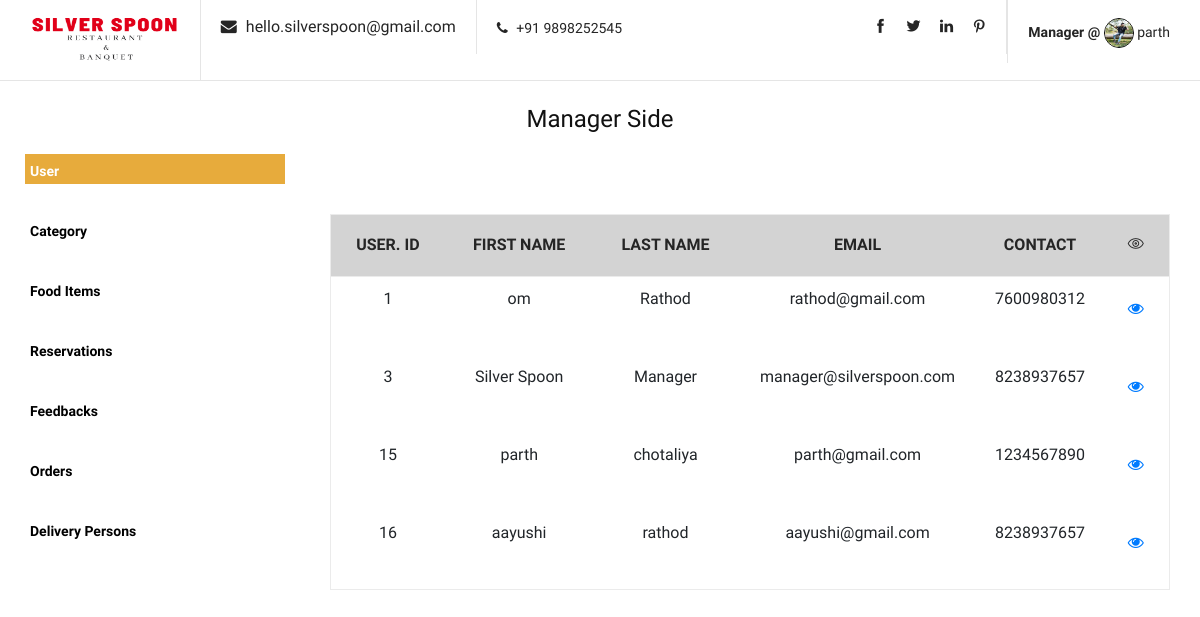
Screenshot of /user/ (signed in) with the database file from the repository.
### myapp/models.py (models this page shows, shortened)
class User(models.Model):
    USER_TYPE_CHOICES = [
        ('customer', 'customer'),
        ('manager', 'manager'),
    ]
    user_type = models.CharField(max_length=10, choices=USER_TYPE_CHOICES,default='customer')
    fname=models.CharField(max_length=100)
    lname=models.CharField(max_length=90,default='')
    email=models.EmailField()
    mobile=models.PositiveIntegerField()
    address=models.TextField()
    city=models.CharField(max_length=100)
    state=models.CharField(max_length=50)
    pincode=models.PositiveIntegerField()
    password=models.CharField(max_length=12)
    profile_pic=models.ImageField(upload_to="profile_pic/")

### myapp/views.py (the view)
# urls.py: path('user/',views.user,name='user'),
def user(request):
	user = User.objects.all()
	return render(request, 'manager/user.html',{'user':user})

### myapp/templates/manager/user.html (shortened to what this page needs)
{% extends 'manager/base.html' %}
{% block content %}
 <section class="shopping-cart spad">
    <div class="container">
        <div class="row">
            <div class="col-lg-12">
                <div class="cart-table">
                    <table>
                        <thead>
                            <tr style="background-color: lightgray">
                                <th>USER. ID</th>
                                <th>First Name</th>
                                <th>Last Name</th>
                                <th>Email</th>
                                <th>Contact</th>
                                <th><i class="ti-eye"></i></th>
                            </tr>
                        </thead>
                        <tbody>
                            {% if user %}
                            {% for user in user %}
                            <tr>
                                <td>{{ user.id }}</td>
                                <td>{{ user.fname }}</td>
                                <td>{{ user.lname }}</td>
                                <td>{{ user.email }}</td>
                                <td>{{ user.mobile }}</td>
                                <td class="close-td first-row"><a href="{% url 'show_user_details' pk=user.pk %}"><i class="fa fa-eye"></i></a></td>
                            </tr>
                            {% endfor %}
                            {% else %}
                            <b><h4>Users Not FOund.</b></h4><br>
                        {% endif %}
                        </tbody>
                    </table>
                </div>
            </div>
        </div>
    </div>
</section>
    {% endblock %}

### myapp/templates/manager/base.html (shortened to what this page needs)
{% load static %}
<!DOCTYPE html>
<html lang="zxx">
<head>
    <link href='https://unpkg.com/css.gg@2.0.0/icons/css/dark-mode.css' rel='stylesheet'>
    <link rel="stylesheet" href="{% static 'css/bootstrap.min.css' %}" type="text/css">
    <link rel="stylesheet" href="{% static 'css/font-awesome.min.css' %}" type="text/css">
    <link rel="stylesheet" href="{% static 'css/themify-icons.css' %}" type="text/css">
    <link rel="stylesheet" href="{% static 'css/elegant-icons.css' %}" type="text/css">
    <link rel="stylesheet" href="{% static 'css/owl.carousel.min.css' %}" type="text/css">
    <link rel="stylesheet" href="{% static 'css/nice-select.css' %}" type="text/css">
    <link rel="stylesheet" href="{% static 'css/jquery-ui.min.css' %}" type="text/css">
    <link rel="stylesheet" href="{% static 'css/slicknav.min.css' %}" type="text/css">
    <link rel="stylesheet" href="{% static 'css/style.css' %}" type="text/css">
</head>
<body>
<header class="header-section">
    <div class="header-top">
        <div class="container">
            <div class="ht-left">
                <div class="mail-service">
                    <a href="./index.html">
                        <img src="/static/img/new-logo.png" alt="" height="50px" width="150px">
                    </a>
                </div>
                <div class="mail-service">
                    &nbsp;&nbsp;&nbsp;&nbsp; <i class=" fa fa-envelope"></i>
                    hello.silverspoon@gmail.com
                </div>
                <div class="phone-service">
                    <i class=" fa fa-phone"></i>
                    +91 9898252545
                </div>
            </div>
            <div class="ht-right">
                {% if request.session.email %}
                <div class="login-panel">
                <div class="dropdown">
                   <b> Manager @</b>
                      <img src="{{request.session.profile_pic}}" width="30px" height="30px" style="border-radius: 50%; border: 0.7px solid black;">
                      {{request.session.fname}}
                  </div>
                </div>
                {% else %}
                <a href="{% url 'login' %}" class="login-panel"><i class="fa fa-user"></i>Login</a>
                {% endif %}
                <div class="top-social">
                    <a href="#"><i class="ti-facebook"></i></a>
                    <a href="#"><i class="ti-twitter-alt"></i></a>
                    <a href="#"><i class="ti-linkedin"></i></a>
                    <a href="#"><i class="ti-pinterest"></i></a>
                </div>
            </div>
        </div>
    </div>
    <br>
    <center><h4>Manager Side</h4></center>
    <div class="container-fluid">
        <div class="row">
            <div class="col-md-3">
                <nav>
                    <ul class="nav-menu">
                        <li class="{% if request.path == '/user/' %}active{% endif %}"><a href="{% url 'user' %}"  style="font-size: 14px;">User</a></li>
                        <li class="{% if request.path == '/category/' %}active{% endif %}"><a href="{% url 'category' %}"  style="font-size: 14px;">Category</a></li>
                        <li class="{% if request.path == '/food_items/' %}active{% endif %}"><a href="{% url 'food_items' %} "  style="font-size: 14px;">Food Items</a></li>
                        <li class="{% if request.path == '/reservations/' %}active{% endif %}"><a href="{% url 'reservations' %}"  style="font-size: 14px;">Reservations</a></li>
                        <li class="{% if request.path == '/feedbacks/' %}active{% endif %}"><a href="{% url 'feedbacks' %}"  style="font-size: 14px;">Feedbacks</a></li>
                        <li class="{% if request.path == '/orders/' %}active{% endif %}"><a href="{% url 'orders' %}"  style="font-size: 14px;">Orders</a></li>
                        <li class="{% if request.path == '/delivery_persons/' %}active{% endif %}"><a href="{% url 'delivery_persons' %}"  style="font-size: 14px;">Delivery Persons</a></li>
                    </ul>
                </nav>
            </div>
            <div class="col-md-9">
                {% block content %}
                {% endblock %}
            </div>
        </div>
    </div>
</body>
</html>

### myapp/static/css/style.css (style rules this page uses)
html, body { height: 100%; font-family: "Muli", sans-serif; -webkit-font-smoothing: antialiased; font-smoothing: antialiased; background-color: var(--bg-color); }
h1, h2, h3, h4, h5, h6 { margin: 0; color: #111111; font-weight: 400; font-family: "Muli", sans-serif; }
h4 { font-size: 24px; }
img { max-width: 100%; }
ul, ol { padding: 0; margin: 0; }
.spad { padding-top: 100px; padding-bottom: 100px; }
.dropdown { position: relative; display: inline-block; }
.header-top { display: -webkit-box; display: -ms-flexbox; display: flex; border-bottom: 1px solid #e5e5e5; }
.header-top .ht-left { float: left; }
.header-top .ht-left .mail-service { font-size: 16px; color: #252525; float: left; border-right: 1px solid #E5E5E5; padding-top: 15px; padding-bottom: 15px; padding-right: 20px; }
.header-top .ht-left .mail-service i { margin-right: 5px; }
.header-top .ht-left .phone-service { float: right; font-size: 14px; color: #252525; line-height: 27px; padding-top: 15px; padding-bottom: 12px; padding-left: 20px; }
.header-top .ht-left .phone-service i { margin-right: 5px; }
.header-top .ht-right { float: right; }
.header-top .ht-right .login-panel { float: right; font-size: 14px; color: #252525; display: inline-block; padding-left: 20px; border-left: 1px solid #e5e5e5; padding-top: 18px; padding-bottom: 15px; }
.header-top .ht-right .top-social { float: right; padding-right: 20px; padding-top: 15px; padding-bottom: 15px; border-right: 1px solid #e5e5e5; }
.header-top .ht-right .top-social a { color: #252525; font-size: 14px; display: inline-block; margin-left: 15px; }
.nav-menu { list-style: none; padding: 0; }
.nav-menu li { display: inline-block; margin-left: 10px; }
.nav-menu li a { text-decoration: none; color: #333; padding: 5px 10px; }
.nav-menu li.active a { background: #e7ab3c; color: #fff; }
.shopping-cart { padding-top: 80px; padding-bottom: 60px; }
.cart-table { margin-bottom: 40px; }
.cart-table table { width: 100%; min-width: 480px; border: 1px solid #ebebeb; }
.cart-table table tr th { font-size: 16px; color: #252525; font-weight: 700; border-bottom: 1px solid #ebebeb; text-align: center; padding: 18px 15px 19px; text-transform: uppercase; }
.cart-table table tr td { text-align: center; padding-bottom: 34px; }
.cart-table table tr td.first-row { padding-top: 20px; }
.cart-table table tr td.close-td { font-size: 16px; color: #252525; width: 8%; }
.cart-table table tr td.close-td i { cursor: pointer; }
@media only screen and (min-width: 1200px) { .container { max-width: 1170px; } }

### myapp/templates/manager/base.html (style rules this page uses)
.col-md-3 { width: 25%; float: left; font-size: 20px; font-weight: 1000; text-align: left; }
.nav-menu li { display: block; margin-bottom: 30px; margin-top: 20px; }
.nav-menu li:last-child { margin-bottom: 0; border-bottom: none; }
.nav-menu li a { color: black; text-decoration: none; padding: 5px; }
.nav-menu li.active { background-color: #e7ab3c; }
.nav-menu li.active a { font-weight: bold; }
.col-md-9 { width: 75%; float: left; }

### rows the page displays
User: session.fname "parth", id "15", fname "parth", lname "chotaliya", email "parth@gmail.com", mobile "1234567890"
User: id "1", fname "om", lname "Rathod", email "rathod@gmail.com", mobile "7600980312"
User: id "3", fname "Silver Spoon", lname "Manager", email "manager@silverspoon.com", mobile "8238937657"
User: id "16", fname "aayushi", lname "rathod", email "aayushi@gmail.com", mobile "8238937657"
